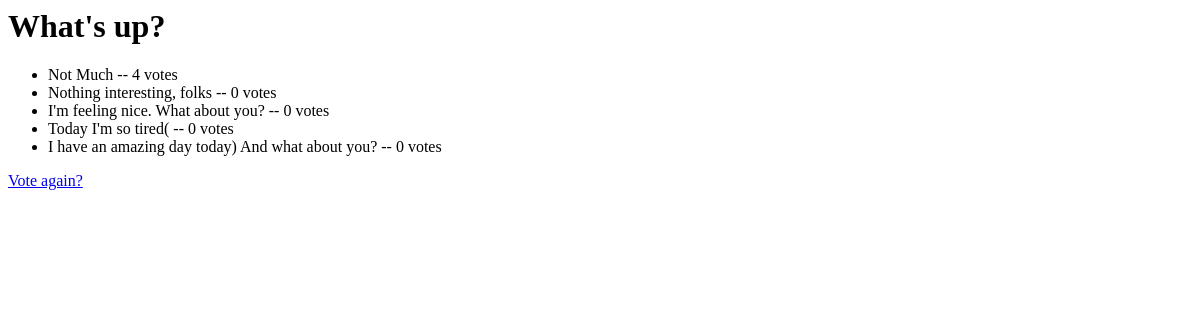
The app's page /polls/1/results/, older data.
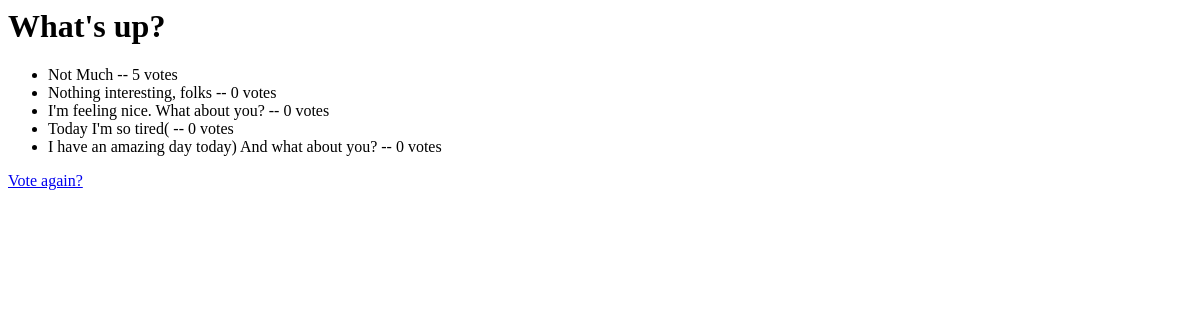
The same page, newer data.
### polls/models.py (models this page shows, shortened)
class Question(models.Model):
    question_text = models.CharField(max_length=200)
    pub_date = models.DateTimeField('date published')
    def was_published_recently(self):
        now = timezone.now()
        return now - datetime.timedelta(days=1) <= self.pub_date <= now
    was_published_recently.admin_order_field = 'pub_date'
    was_published_recently.boolean = True
    was_published_recently.short_description = 'Published recently?'

class Choice(models.Model):
    question = models.ForeignKey(Question, on_delete=models.CASCADE)
    choice_text = models.CharField(max_length=200)
    votes = models.IntegerField(default=0)

### polls/views.py (the view)
# urls.py: path('<int:pk>/results/', views.ResultsView.as_view(), name='results'),
class ResultsView(generic.DetailView):
    model = Question
    template_name = "polls/results.html"

### polls/templates/polls/results.html
<h1>{{ question.question_text }}</h1>
<ul>
{% for choice in question.choice_set.all %}
    <li>{{ choice.choice_text }} -- {{ choice.votes }} vote{{ choice.votes|pluralize }}</li>
{% endfor %}
</ul>
<a href="{% url 'polls:detail' question.id %}">Vote again?</a>

Row changes from the older to the newer data that the page shows:
changed Choice "Not Much": votes "4" → "5"
